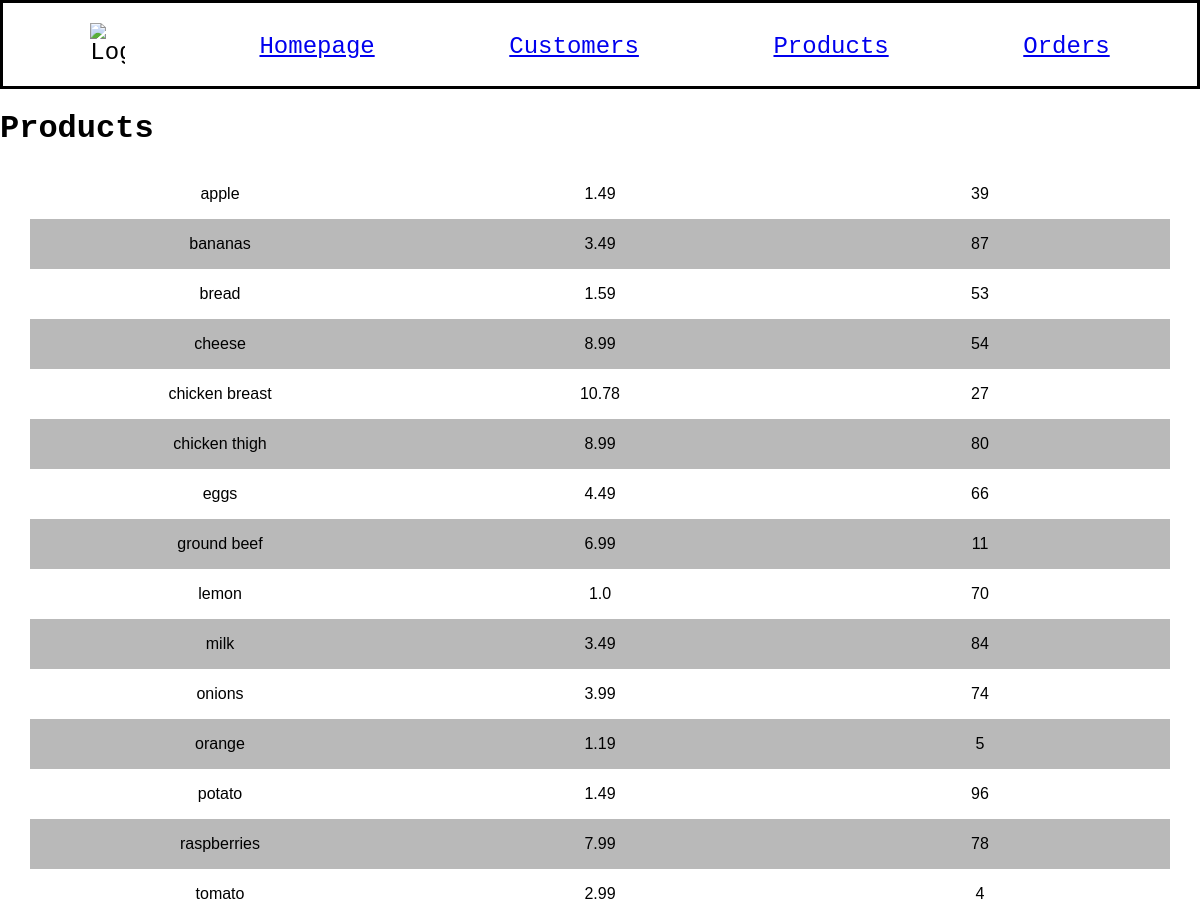
/products, run on an earlier commit of the app's database.
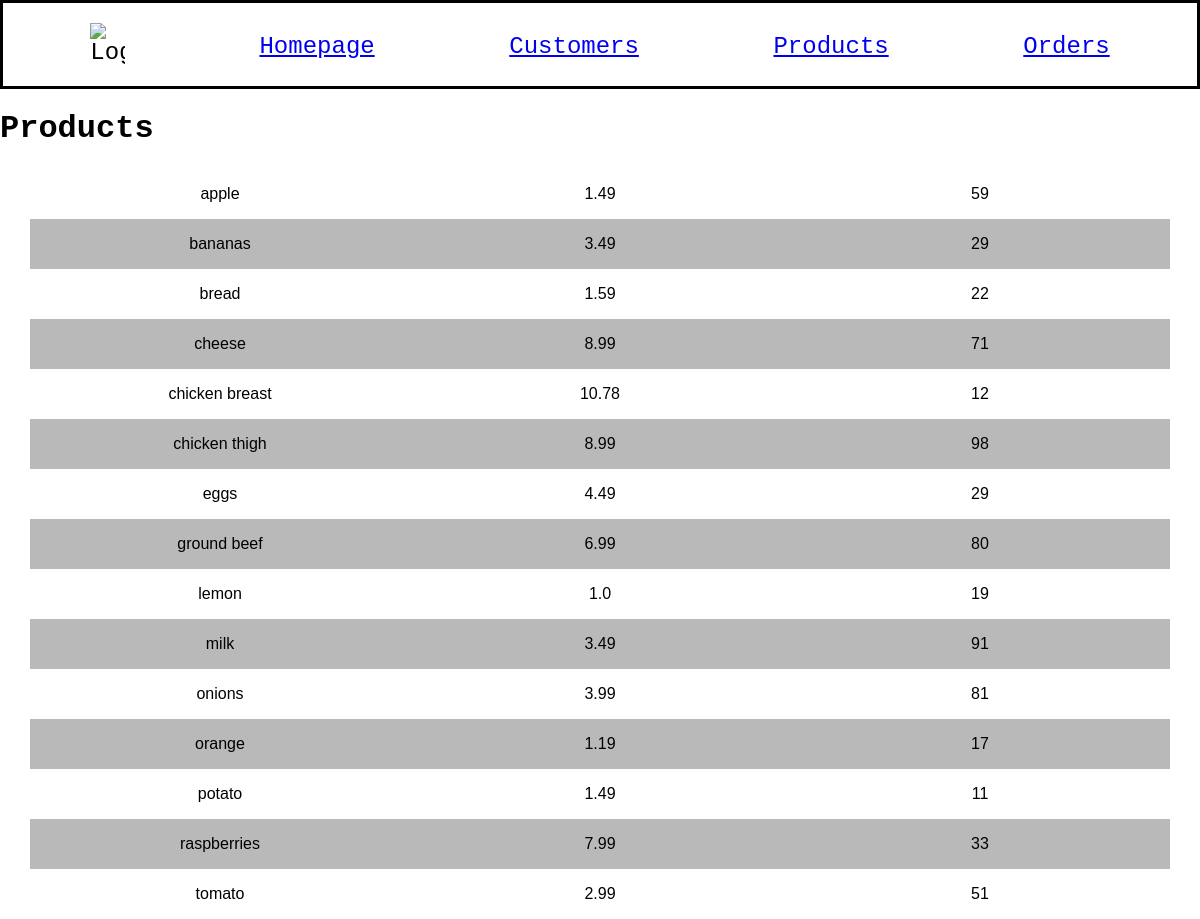
And on a later commit of the database.
### models.py (models this page shows, shortened)
class Product(db.Model):
    id = db.Column(db.Integer, primary_key=True)
    name = db.Column(db.String(200), nullable=False, unique=True)
    price = db.Column(db.String(20), nullable=False)
    quantity = db.Column(db.Integer, nullable=False, default=0)
    product_orders = db.relationship('ProductOrder', back_populates='product')

### app.py (the view)
@app.route("/products")
def products():
    statement = select(Product).order_by(Product.name)
    records = db.session.execute(statement)
    app_data = records.scalars()
    return render_template("products.html", products=app_data)

### templates/products.html
{% extends "base.html" %}
{% block content %}
<h1>Products</h1>
{% for product in products %}
<div class="spreadsheet">
    <div>
        <p class="names">{{ product.name }}</p>
    </div>
    <div>
        <p class="info">{{ product.price }}</p>
    </div>
    <div>
        <p class="info">{{ product.quantity }}</p>
    </div>
</div>
{% endfor %}
{% endblock %}

### templates/base.html (shortened to what this page needs)
<!doctype html>
<html lang="en">
    <head>
        <link rel="stylesheet" href="{{ url_for('static', filename='style.css') }}">
    </head>
    <body>
        <nav>
            <img src="https://cdn-icons-png.flaticon.com/128/4507/4507860.png" alt="Logo" style="width: 3%;">
            <a href="{{ url_for('home') }}">Homepage</a>
            <a href="{{ url_for('customers') }}">Customers</a>
            <a href="{{ url_for('products') }}">Products</a>
            <a href="{{ url_for('orders') }}">Orders</a>
        </nav>
        {% block content %}{% endblock %}
    </body>
</html>

### static/style.css (style rules this page uses)
body { background-color: rgb(255, 255, 255); margin: 0 auto; font-family: 'Courier New', Courier, monospace; }
.spreadsheet { font-family: Arial, Helvetica, sans-serif; border-collapse: collapse; margin: 0px 30px 0px 30px; display: flex; justify-content: spac e-between; }
.spreadsheet div { flex: 1; display: flex; justify-content: center; align-items: center; }
.spreadsheet:nth-child(even) { background-color: rgb(185, 185, 185); }

What changed in the data, as far as the page shows it:
changed Product "apple": quantity "39" → "59"
changed Product "bananas": quantity "87" → "29"
changed Product "bread": quantity "53" → "22"
changed Product "cheese": quantity "54" → "71"
changed Product "chicken breast": quantity "27" → "12"
changed Product "chicken thigh": quantity "80" → "98"
changed Product "eggs": quantity "66" → "29"
changed Product "ground beef": quantity "11" → "80"
changed Product "lemon": quantity "70" → "19"
changed Product "milk": quantity "84" → "91"
changed Product "onions": quantity "74" → "81"
changed Product "orange": quantity "5" → "17"
changed Product "potato": quantity "96" → "11"
changed Product "raspberries": quantity "78" → "33"
changed Product "tomato": quantity "4" → "51"
